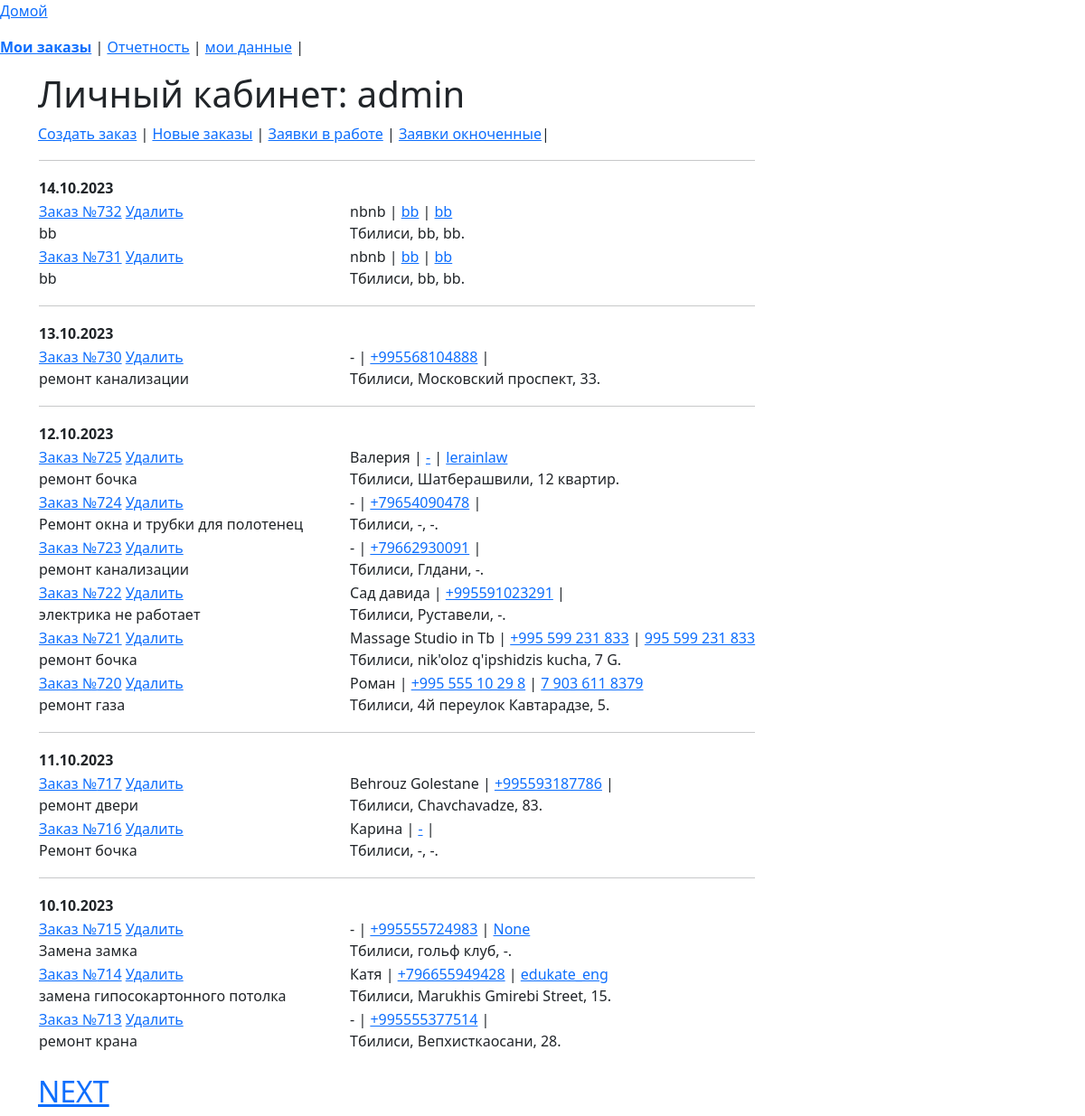
The app's page /list_order (signed in), older data.
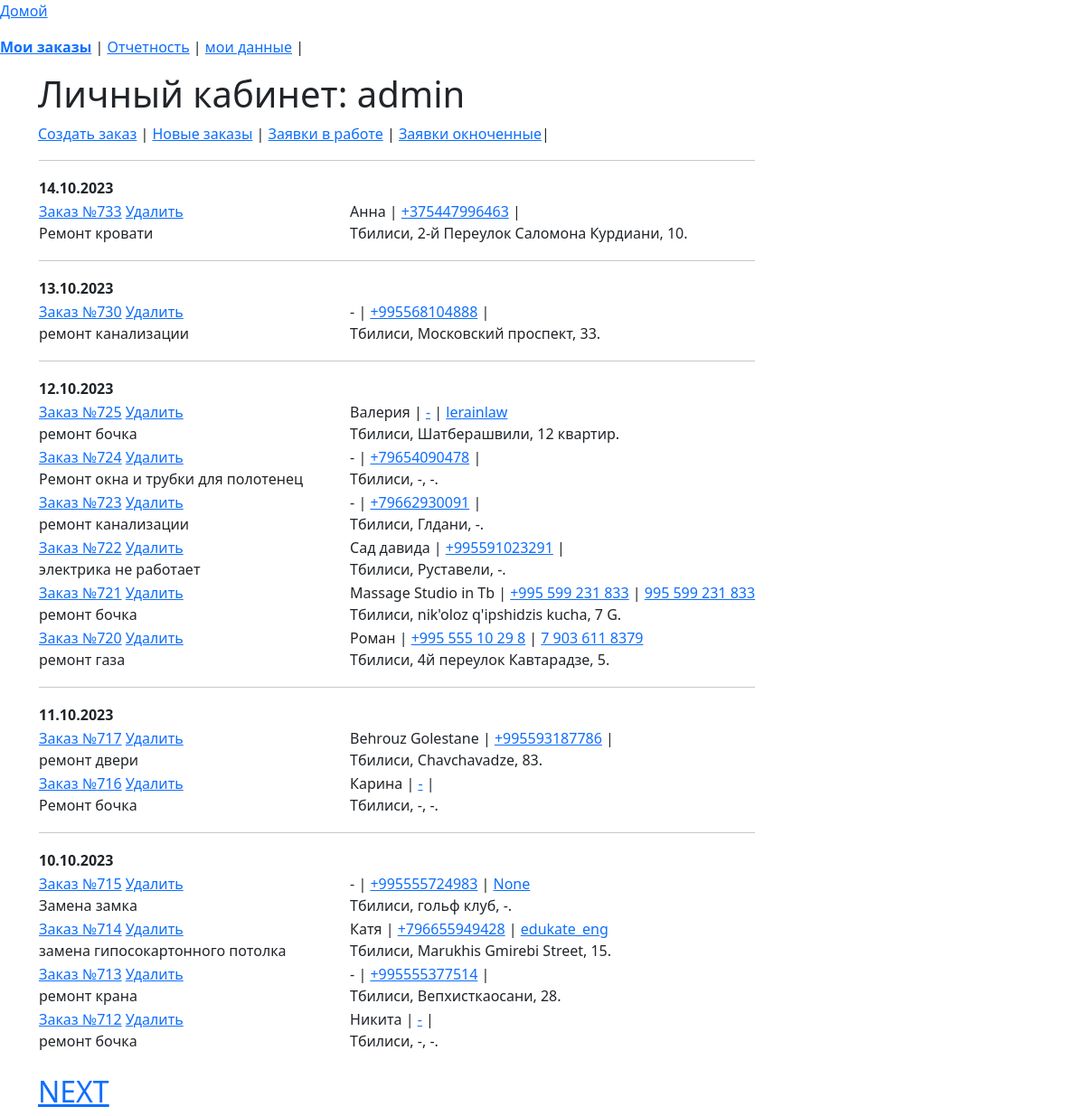
The same page, newer data.
### app_site/models.py (models this page shows)
class OrderList(models.Model):
    time_in = models.DateTimeField(auto_now_add=True, verbose_name='Дата заказа')
    time_out = models.DateTimeField(null=True, blank=True, verbose_name='Дата выполнения')
    repairer_id = models.ForeignKey(User, on_delete=models.SET_NULL, null=True, blank=True,
                                    verbose_name='Мастер', default='', )
    price = models.DecimalField(decimal_places=2, max_digits=7, null=True, blank=True, verbose_name='Стоимость работ')
    text_order = models.CharField(max_length=1500, verbose_name='Описание проблемы', blank=True, null=True)
    customer_name = models.CharField(max_length=50, verbose_name='Ваше имя')
    customer_phone = models.CharField(max_length=16, verbose_name='Номер телефона')
    customer_telegram = models.CharField(max_length=26, verbose_name='Телеграм', blank=True, null=True)
    customer_code = models.CharField(max_length=16, verbose_name='Код организации', blank=True, null=True)
    address_city = models.CharField(max_length=2, choices=CITY_CHOICES, default='TB', null=True, blank=True,
                                    verbose_name='Город')
    order_status = models.CharField(max_length=3, choices=ORDER_STATUS, default='BEG', null=True, blank=True,
                                    verbose_name='Статус заказа')
    address_street_app = models.CharField(max_length=150, verbose_name='Улица', null=True, blank=True)
    address_num = models.CharField(max_length=10, verbose_name='Номер дома', null=True, blank=True)
    services = models.ManyToManyField('Service', through='Invoice')
    class Meta:
        verbose_name = 'Список заказов'
        verbose_name_plural = 'Список заказов'

### app_site/views.py (the view)
# urls.py: path('list_order', OrderManagementSystem.as_view(), name='list_order'),
class OrderManagementSystem(LoginRequiredMixin, ListView):
    model = OrderList
    context_object_name = 'order'
    template_name = 'order_list.html'
    def get_queryset(self):
        if not self.request.GET.get('work_status'):
            self.queryset = OrderList.objects\
                .filter(repairer_id=self.request.user)\
                .order_by("-pk")
        else:
            self.queryset = OrderList.objects \
                .filter(repairer_id=self.request.user, order_status=self.request.GET.get('work_status')) \
                .order_by("-pk")
        return self.queryset[0:14]
    def get_context_data(self, **kwargs):
        context = super().get_context_data(**kwargs)
        context['form'] = OrderForm
        return context

### app_site/templatetags/custom_filters.py (called while the page is built)
@register.filter()
def choice_tag(value, A):
    try:
        if A == 'city':
            a = dict(CITY_CHOICES)
        elif A == 'status_order':
            a = dict(ORDER_STATUS)
        elif A == 'month':
            a = dict(MONTH)
        elif A == 'work_type':
            a = dict(WORK_CHOICES)
        return f'{a[value]}'
    except KeyError:
        return f''

### templates/order_list.html (shortened to what this page needs)
{% extends 'flatpages/default_user.html' %}
{% load custom_filters %}
{% load custom_tags %}
{% block body %}
<a href="#----"  onclick="show_create_order_form(document.getElementById('form'))"
                      id="link_create_order_form">Создать заказ</a> |
{% if request.GET.work_status == 'SND' %}
<a href="{% url 'list_order' %}?work_status=SND"><b>Новые заказы</b></a> |
{% else %}
<a href="{% url 'list_order' %}?work_status=SND">Новые заказы</a> |
{% endif %}
{% if request.GET.work_status == 'RCV' %}
<a href="{% url 'list_order'%}?work_status=RCV"><b>Заявки в работе</b></a> |
{% else %}
<a href="{% url 'list_order'%}?work_status=RCV">Заявки в работе</a> |
{% endif %}
{% if request.GET.work_status == 'END' %}
<a href="{% url 'list_order'%}?work_status=END"><b>Заявки окноченные</b></a>|
{% else %}
<a href="{% url 'list_order'%}?work_status=END">Заявки окноченные</a>|
{% endif %}
<table id="head" >
    {% regroup order by time_in|date:"d.m.Y" as day %}
        {% for y in day %}
        <tr><td  colspan="6"><hr></td></tr>
        <tr>
            <td  colspan="6">
                <b>{{ y.grouper }}</b>
            </td>
        <tr>
            {% for i in y.list %}
            <tr>
                <td>
                    <a href="{% url 'invoice' i.pk %}" id="order_{{ i.pk }}">Заказ №{{ i.pk}}</a>
                    <a href="{% url 'delete-order' i.pk %}" id="delete_{{ i.pk }}">Удалить</a><br>
                    <span id="text_order_{{ i.pk }}">{{ i.text_order|truncatechars:70 }}</span>
                </td>
                <td width = 50></td>
                <td><span id="customer_name_{{ i.pk }}">{{ i.customer_name }}</span> |
                    <a href="tel:+{{ i.customer_phone }}" title="Телефон" id="customer_phone_{{ i.pk }}">{{ i.customer_phone }}</a> |
                    <a href="https://t.me/{{ i.customer_telegram|cut:'@' }}" title="Телеграм" id="customer_telegram_{{ i.pk }}">
                        {{ i.customer_telegram }}</a>
                    <br>
                    <span id="city_{{ i.pk }}">{{ i.address_city|choice_tag:'city'}}</span>,
                    <span id="street_app_{{ i.pk }}">{{ i.address_street_app }}</span>,
                    <span id="num_{{ i.pk }}">{{ i.address_num }}</span>.
                </td>
                </tr>
            {% endfor %}
        {% endfor %}
    </tr>
</table>
<br>
<h2>
    {% if order.13.pk %}
        <a href="../listorderjson?last_pk={{ order.13.pk }}&work_status=ALL" class="p" id="paginator_next">NEXT</a>
    {% endif %}
</h2>
{% endblock body %}

Row changes from the older to the newer data that the page shows:
removed OrderList: pk "732", text_order "bb", customer_name "nbnb", customer_phone "bb", customer_telegram "bb", address_city|choice_tag "Тбилиси", address_street_app "bb", address_num "bb", shown under "14.10.2023"
removed OrderList: pk "731", text_order "bb", customer_name "nbnb", customer_phone "bb", customer_telegram "bb", address_city|choice_tag "Тбилиси", address_street_app "bb", address_num "bb", shown under "14.10.2023"
added OrderList: pk "733", text_order "Ремонт кровати", customer_name "Анна", customer_phone "+375447996463", address_city|choice_tag "Тбилиси", address_street_app "2-й Переулок Саломона Курдиани", address_num "10", shown under "14.10.2023"
now on this page (row unchanged): OrderList: pk "712", text_order "ремонт бочка", customer_name "Никита", customer_phone "-", address_city|choice_tag "Тбилиси", address_street_app "-", address_num "-", shown under "10.10.2023"
